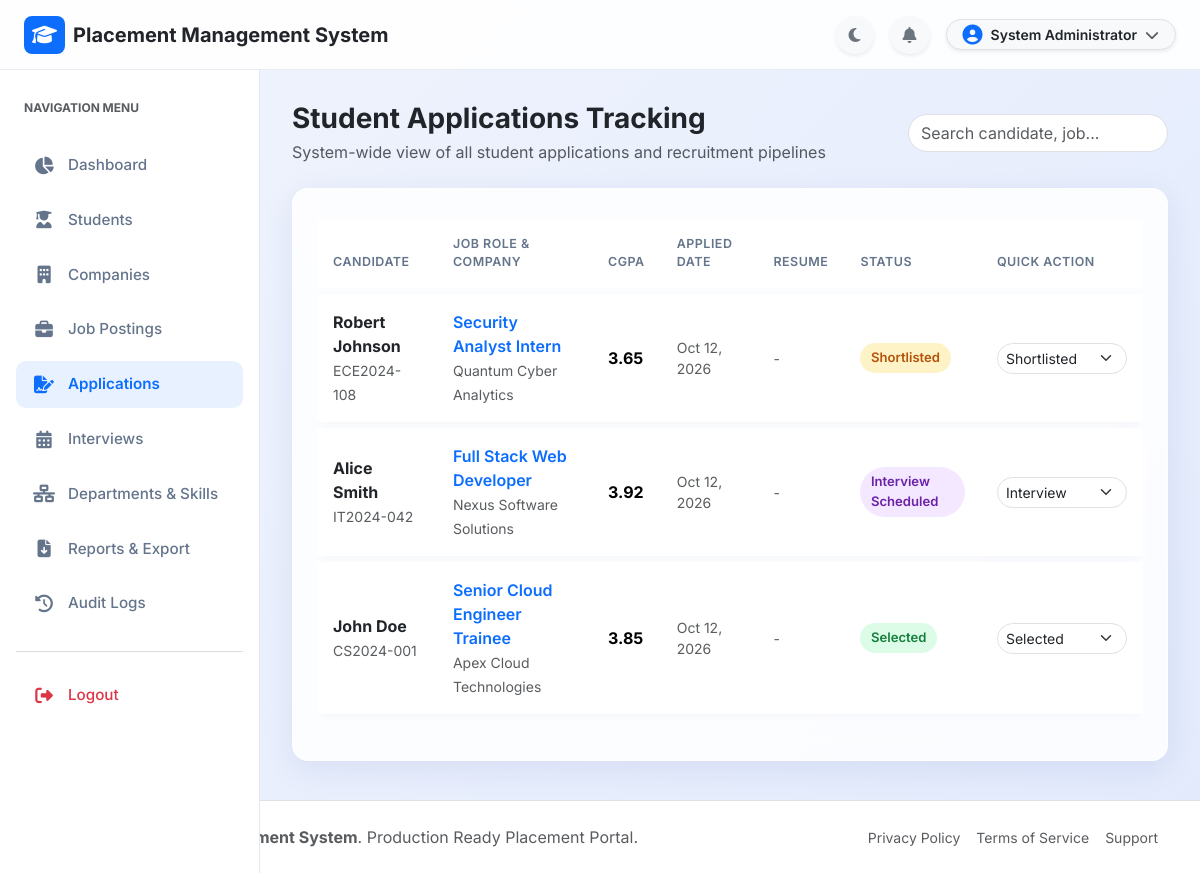
Page /admin/applications.php (signed in) on the committed database.
### tables this page shows
CREATE TABLE IF NOT EXISTS `applications` (
  `id` INT AUTO_INCREMENT PRIMARY KEY,
  `job_id` INT NOT NULL,
  `student_id` INT NOT NULL,
  `status` ENUM('Applied', 'Shortlisted', 'Interview Scheduled', 'Selected', 'Rejected') DEFAULT 'Applied',
  `cover_note` TEXT DEFAULT NULL,
  `applied_at` TIMESTAMP DEFAULT CURRENT_TIMESTAMP,
  `updated_at` TIMESTAMP DEFAULT CURRENT_TIMESTAMP ON UPDATE CURRENT_TIMESTAMP,
  UNIQUE KEY `unique_student_job` (`job_id`, `student_id`),
  INDEX `idx_app_job` (`job_id`),
  INDEX `idx_app_student` (`student_id`),
  INDEX `idx_app_status` (`status`),
  CONSTRAINT `fk_app_job` FOREIGN KEY (`job_id`) REFERENCES `jobs` (`id`) ON DELETE CASCADE,
  CONSTRAINT `fk_app_student` FOREIGN KEY (`student_id`) REFERENCES `students` (`id`) ON DELETE CASCADE
);

CREATE TABLE IF NOT EXISTS `students` (
  `id` INT AUTO_INCREMENT PRIMARY KEY,
  `roll_number` VARCHAR(50) NOT NULL UNIQUE,
  `full_name` VARCHAR(100) NOT NULL,
  `email` VARCHAR(100) NOT NULL UNIQUE,
  `password` VARCHAR(255) NOT NULL,
  `phone` VARCHAR(20) DEFAULT NULL,
  `department_id` INT DEFAULT NULL,
  `cgpa` DECIMAL(3,2) DEFAULT 0.00,
  `passing_year` INT DEFAULT NULL,
  `bio` TEXT DEFAULT NULL,
  `profile_pic` VARCHAR(255) DEFAULT 'default-avatar.png',
  `resume_pdf` VARCHAR(255) DEFAULT NULL,
  `status` ENUM('Active', 'Placed', 'Inactive') DEFAULT 'Active',
  `created_at` TIMESTAMP DEFAULT CURRENT_TIMESTAMP,
  `updated_at` TIMESTAMP DEFAULT CURRENT_TIMESTAMP ON UPDATE CURRENT_TIMESTAMP,
  INDEX `idx_student_email` (`email`),
  INDEX `idx_student_dept` (`department_id`),
  INDEX `idx_student_status` (`status`),
  CONSTRAINT `fk_students_department` FOREIGN KEY (`department_id`) REFERENCES `departments` (`id`) ON DELETE SET NULL ON UPDATE CASCADE
);

CREATE TABLE IF NOT EXISTS `jobs` (
  `id` INT AUTO_INCREMENT PRIMARY KEY,
  `company_id` INT NOT NULL,
  `title` VARCHAR(150) NOT NULL,
  `department_id` INT DEFAULT NULL,
  `job_type` ENUM('Full Time', 'Internship', 'Part Time', 'Contract') DEFAULT 'Full Time',
  `location` VARCHAR(100) NOT NULL,
  `salary_package` VARCHAR(100) NOT NULL,
  `min_cgpa` DECIMAL(3,2) DEFAULT 0.00,
  `vacancies` INT DEFAULT 1,
  `deadline` DATE NOT NULL,
  `description` TEXT NOT NULL,
  `requirements` TEXT NOT NULL,
  `status` ENUM('Active', 'Closed') DEFAULT 'Active',
  `created_at` TIMESTAMP DEFAULT CURRENT_TIMESTAMP,
  `updated_at` TIMESTAMP DEFAULT CURRENT_TIMESTAMP ON UPDATE CURRENT_TIMESTAMP,
  INDEX `idx_job_company` (`company_id`),
  INDEX `idx_job_dept` (`department_id`),
  INDEX `idx_job_status` (`status`),
  CONSTRAINT `fk_jobs_company` FOREIGN KEY (`company_id`) REFERENCES `companies` (`id`) ON DELETE CASCADE,
  CONSTRAINT `fk_jobs_department` FOREIGN KEY (`department_id`) REFERENCES `departments` (`id`) ON DELETE SET NULL
);

CREATE TABLE IF NOT EXISTS `companies` (
  `id` INT AUTO_INCREMENT PRIMARY KEY,
  `company_name` VARCHAR(150) NOT NULL,
  `email` VARCHAR(100) NOT NULL UNIQUE,
  `password` VARCHAR(255) NOT NULL,
  `phone` VARCHAR(20) DEFAULT NULL,
  `website` VARCHAR(150) DEFAULT NULL,
  `industry` VARCHAR(100) DEFAULT NULL,
  `location` VARCHAR(100) DEFAULT NULL,
  `description` TEXT DEFAULT NULL,
  `logo` VARCHAR(255) DEFAULT 'default-company.png',
  `status` ENUM('Pending', 'Approved', 'Rejected') DEFAULT 'Approved',
  `created_at` TIMESTAMP DEFAULT CURRENT_TIMESTAMP,
  `updated_at` TIMESTAMP DEFAULT CURRENT_TIMESTAMP ON UPDATE CURRENT_TIMESTAMP,
  INDEX `idx_company_email` (`email`),
  INDEX `idx_company_status` (`status`)
);

### admin/applications.php (the view, shortened to what this page needs)
<?php
require_once __DIR__ . '/../config/database.php';
$sql = "
    SELECT a.*, s.full_name AS student_name, s.roll_number, s.cgpa, s.resume_pdf,
           j.title AS job_title, c.company_name
    FROM applications a
    JOIN students s ON a.student_id = s.id
    JOIN jobs j ON a.job_id = j.id
    JOIN companies c ON j.company_id = c.id
    ORDER BY a.id DESC
";
$applications = $conn->query($sql)->fetch_all(MYSQLI_ASSOC);
require_once __DIR__ . '/../includes/header.php';
require_once __DIR__ . '/../includes/navbar.php';
?>
<div class="app-layout">
    <?php require_once __DIR__ . '/../includes/sidebar.php'; ?>
    <main class="app-main">
        <div class="d-flex justify-content-between align-items-center mb-4">
            <div>
                <h3 class="fw-bold text-dark mb-1">Student Applications Tracking</h3>
                <p class="text-muted mb-0">System-wide view of all student applications and recruitment pipelines</p>
            </div>
            <input type="text" data-table-search="apps-table" class="form-control rounded-pill" style="width: 260px;" placeholder="Search candidate, job...">
        </div>
        <div class="glass-card p-4">
            <div class="table-responsive">
                <table class="table table-custom align-middle" id="apps-table">
                    <thead>
                        <tr>
                            <th>Candidate</th>
                            <th>Job Role & Company</th>
                            <th>CGPA</th>
                            <th>Applied Date</th>
                            <th>Resume</th>
                            <th>Status</th>
                            <th>Quick Action</th>
                        </tr>
                    </thead>
                    <tbody>
                        <?php if (empty($applications)): ?>
                            <tr><td colspan="7" class="text-center py-4 text-muted">No applications recorded.</td></tr>
                        <?php else: ?>
                            <?php foreach ($applications as $app): ?>
                                <tr>
                                    <td>
                                        <div class="fw-bold text-dark"><?php echo htmlspecialchars($app['student_name']); ?></div>
                                        <small class="text-muted"><?php echo htmlspecialchars($app['roll_number']); ?></small>
                                    </td>
                                    <td>
                                        <div class="fw-semibold text-primary"><?php echo htmlspecialchars($app['job_title']); ?></div>
                                        <small class="text-muted"><?php echo htmlspecialchars($app['company_name']); ?></small>
                                    </td>
                                    <td><strong><?php echo htmlspecialchars($app['cgpa']); ?></strong></td>
                                    <td class="small text-muted"><?php echo date('M d, Y', strtotime($app['applied_at'])); ?></td>
                                    <td>
                                        <?php if ($app['resume_pdf']): ?>
                                            <a href="<?php echo APP_URL; ?>/uploads/resume/<?php echo htmlspecialchars($app['resume_pdf']); ?>" target="_blank" class="btn btn-sm btn-outline-danger rounded-pill">
                                                <i class="fas fa-file-pdf"></i> Resume
                                            </a>
                                        <?php else: ?>
                                            <span class="text-muted small">-</span>
                                        <?php endif; ?>
                                    </td>
                                    <td>
                                        <?php
                                        $badgeClass = 'badge-applied';
                                        if ($app['status'] === 'Shortlisted') $badgeClass = 'badge-shortlisted';
                                        if ($app['status'] === 'Interview Scheduled') $badgeClass = 'badge-scheduled';
                                        if ($app['status'] === 'Selected') $badgeClass = 'badge-selected';
                                        ?>
                                        <span class="badge-status <?php echo $badgeClass; ?>"><?php echo htmlspecialchars($app['status']); ?></span>
                                    </td>
                                    <td>
                                        <form method="POST" action="applications.php" class="d-flex gap-1">
                                            <select name="status" class="form-select form-select-sm rounded-pill" style="width:130px;" onchange="this.form.submit()">
                                                <option value="Shortlisted" <?php echo $app['status'] === 'Shortlisted' ? 'selected' : ''; ?>>Shortlisted</option>
                                                <option value="Interview Scheduled" <?php echo $app['status'] === 'Interview Scheduled' ? 'selected' : ''; ?>>Interview</option>
                                                <option value="Selected" <?php echo $app['status'] === 'Selected' ? 'selected' : ''; ?>>Selected</option>
                                            </select>
                                        </form>
                                    </td>
                                </tr>
                            <?php endforeach; ?>
                        <?php endif; ?>
                    </tbody>
                </table>
            </div>
        </div>
    </main>
</div>
<?php require_once __DIR__ . '/../includes/footer.php'; ?>

### assets/css/style.css (style rules this page uses)
:root { --primary-color: #0d6efd; --primary-dark: #0a58ca; --primary-light: #e7f1ff; --secondary-color: #4f46e5; --accent-color: #06b6d4; --bg-gradient: linear-gradient(135deg, #f0f4fd 0%, #e2eafc 100%); --card-bg: rgba(255, 255, 255, 0.85); --card-border: rgba(255, 255, 255, 0.6); --text-main: #1e293b; --text-muted: #64748b; --sidebar-width: 260px; --topbar-height: 70px; --glass-shadow: 0 8px 32px 0 rgba(31, 38, 135, 0.08); --transition-smooth: all 0.25s cubic-bezier(0.4, 0, 0.2, 1); }
body { font-family: 'Inter', system-ui, -apple-system, sans-serif; background: var(--bg-gradient); color: var(--text-main); min-height: 100vh; margin: 0; padding: 0; overflow-x: hidden; }
.glass-card { background: var(--card-bg); backdrop-filter: blur(12px); -webkit-backdrop-filter: blur(12px); border: 1px solid var(--card-border); border-radius: 16px; box-shadow: var(--glass-shadow); transition: var(--transition-smooth); }
.app-layout { display: flex; margin-top: var(--topbar-height); min-height: calc(100vh - var(--topbar-height)); }
.app-main { flex: 1; margin-left: var(--sidebar-width); padding: 2rem; transition: var(--transition-smooth); }
.badge-status { padding: 0.4em 0.8em; font-size: 0.82rem; font-weight: 600; border-radius: 30px; display: inline-block; }
.badge-shortlisted { background: #fef3c7; color: #b45309; }
.badge-scheduled { background: #f3e8ff; color: #6b21a8; }
.badge-selected { background: #dcfce7; color: #15803d; }
.table-custom { border-collapse: separate; border-spacing: 0 6px; }
.table-custom tbody tr { background: #ffffff; border-radius: 10px; box-shadow: 0 2px 8px rgba(0,0,0,0.03); transition: var(--transition-smooth); }
.table-custom th { border: none; color: var(--text-muted); font-weight: 600; text-transform: uppercase; font-size: 0.78rem; letter-spacing: 0.5px; padding: 1rem; }
.table-custom td { border: none; padding: 1rem; vertical-align: middle; }

### rows in the picture
applications: student.full_name "Robert Johnson", student.roll_number "ECE2024-108", job.title "Security Analyst Intern", companies.company_name "Quantum Cyber Analytics", student.cgpa "3.65", applied_at "Oct 12, 2026", status "Shortlisted"
applications: student.full_name "Alice Smith", student.roll_number "IT2024-042", job.title "Full Stack Web Developer", companies.company_name "Nexus Software Solutions", student.cgpa "3.92", applied_at "Oct 12, 2026", status "Interview Scheduled", status "Interview"
applications: student.full_name "John Doe", student.roll_number "CS2024-001", job.title "Senior Cloud Engineer Trainee", companies.company_name "Apex Cloud Technologies", student.cgpa "3.85", applied_at "Oct 12, 2026", status "Selected"

### other values in the picture
APP_NAME "Placement Management System"
$_SESSION['user_name'] "System Administrator"
